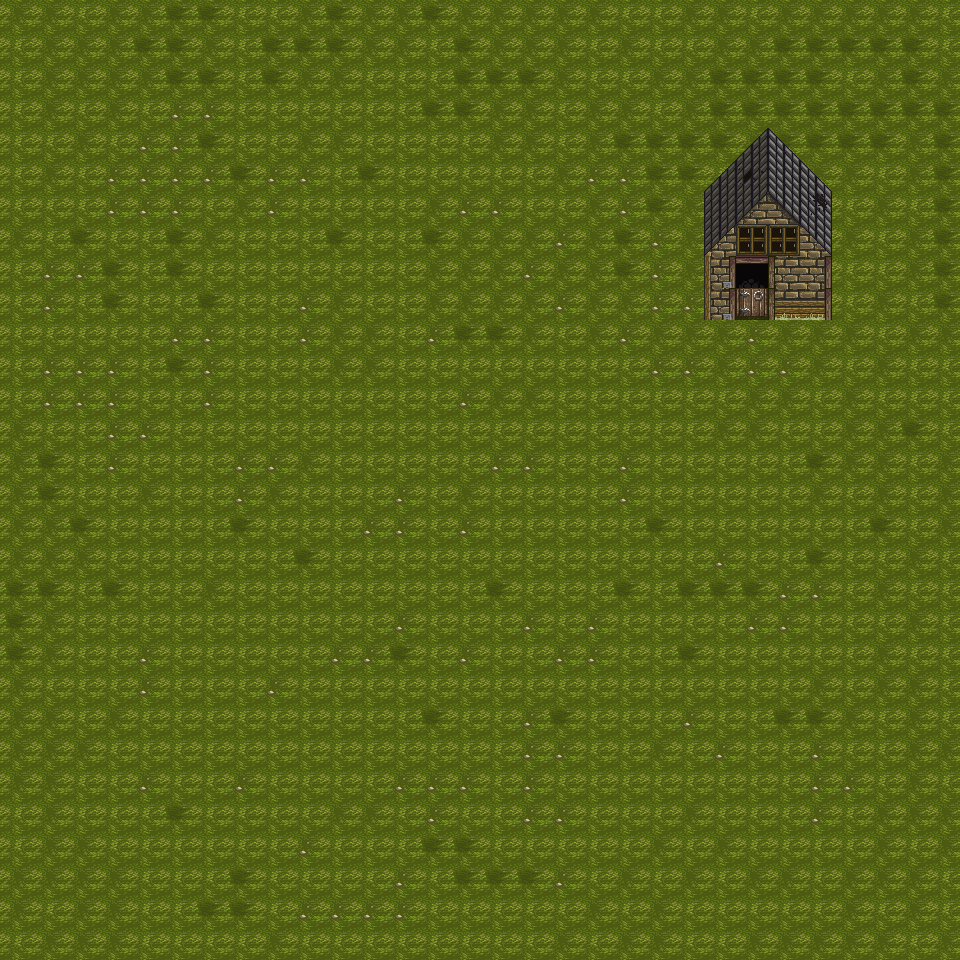

Tiled map render using the project's own tile images. Description and the map definition, with tile-layer contents summarised, below:
An orthogonal 30x30 tile map with 32x32 px tiles, 3 tile layers (Ground, Obstacles2, Obstacles).

<map version="1.9" tiledversion="1.9.2" orientation="orthogonal" renderorder="right-down" width="30" height="30" tilewidth="32" tileheight="32" infinite="0" nextlayerid="4" nextobjectid="1">
 <editorsettings>
  <export target="map.json" format="json" />
 </editorsettings>
 <tileset firstgid="1" name="tilesheet" tilewidth="32" tileheight="32" tilecount="900" columns="30">
  <image source="../tilesets/tilesheet.png" width="960" height="960" />
 </tileset>
 <layer id="1" name="Ground" width="30" height="30">
  <data>[900 cells, 900 non-empty, 4 distinct tile ids]</data>
 </layer>
 <layer id="3" name="Obstacles2" width="30" height="30">
  <data>[900 cells, 10 non-empty, 6 distinct tile ids]</data>
 </layer>
 <layer id="2" name="Obstacles" width="30" height="30">
  <data>[900 cells, 22 non-empty, 16 distinct tile ids]</data>
 </layer>
</map>
